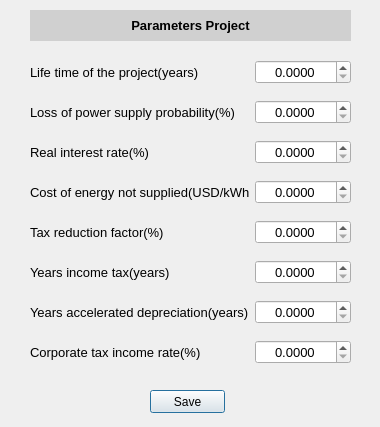
<?xml version="1.0" encoding="UTF-8"?>
<ui version="4.0">
 <class>Dialog</class>
 <widget class="QDialog" name="Dialog">
  <property name="geometry">
   <rect>
    <x>0</x>
    <y>0</y>
    <width>380</width>
    <height>427</height>
   </rect>
  </property>
  <property name="windowTitle">
   <string>Dialog</string>
  </property>
  <widget class="QWidget" name="gridLayoutWidget">
   <property name="geometry">
    <rect>
     <x>30</x>
     <y>50</y>
     <width>321</width>
     <height>331</height>
    </rect>
   </property>
   <layout class="QGridLayout" name="gridLayout">
    <item row="5" column="0">
     <widget class="QLabel" name="label_5">
      <property name="font">
       <font>
        <pointsize>10</pointsize>
       </font>
      </property>
      <property name="text">
       <string>Tax reduction factor(%)</string>
      </property>
     </widget>
    </item>
    <item row="4" column="0">
     <widget class="QLabel" name="label_4">
      <property name="font">
       <font>
        <pointsize>10</pointsize>
       </font>
      </property>
      <property name="text">
       <string>Cost of energy not supplied(USD/kWh)</string>
      </property>
     </widget>
    </item>
    <item row="2" column="0">
     <widget class="QLabel" name="label_2">
      <property name="font">
       <font>
        <pointsize>10</pointsize>
       </font>
      </property>
      <property name="text">
       <string>Loss of power supply probability(%)</string>
      </property>
     </widget>
    </item>
    <item row="3" column="0">
     <widget class="QLabel" name="label_3">
      <property name="font">
       <font>
        <pointsize>10</pointsize>
       </font>
      </property>
      <property name="text">
       <string>Real interest rate(%)</string>
      </property>
     </widget>
    </item>
    <item row="6" column="0">
     <widget class="QLabel" name="label_6">
      <property name="font">
       <font>
        <pointsize>10</pointsize>
       </font>
      </property>
      <property name="text">
       <string>Years income tax(years)</string>
      </property>
     </widget>
    </item>
    <item row="7" column="0">
     <widget class="QLabel" name="label_7">
      <property name="font">
       <font>
        <pointsize>10</pointsize>
       </font>
      </property>
      <property name="text">
       <string>Years accelerated depreciation(years)</string>
      </property>
     </widget>
    </item>
    <item row="8" column="0">
     <widget class="QLabel" name="label_8">
      <property name="font">
       <font>
        <pointsize>10</pointsize>
       </font>
      </property>
      <property name="text">
       <string>Corporate tax income rate(%)</string>
      </property>
     </widget>
    </item>
    <item row="1" column="0">
     <widget class="QLabel" name="label">
      <property name="font">
       <font>
        <pointsize>10</pointsize>
       </font>
      </property>
      <property name="text">
       <string>Life time of the project(years)</string>
      </property>
     </widget>
    </item>
    <item row="1" column="1">
     <widget class="QDoubleSpinBox" name="doubleSpinBox_2">
      <property name="font">
       <font>
        <pointsize>10</pointsize>
       </font>
      </property>
      <property name="layoutDirection">
       <enum>Qt::LeftToRight</enum>
      </property>
      <property name="alignment">
       <set>Qt::AlignCenter</set>
      </property>
      <property name="decimals">
       <number>4</number>
      </property>
      <property name="maximum">
       <double>10000.000000000000000</double>
      </property>
     </widget>
    </item>
    <item row="2" column="1">
     <widget class="QDoubleSpinBox" name="doubleSpinBox_4">
      <property name="font">
       <font>
        <pointsize>10</pointsize>
       </font>
      </property>
      <property name="layoutDirection">
       <enum>Qt::LeftToRight</enum>
      </property>
      <property name="alignment">
       <set>Qt::AlignCenter</set>
      </property>
      <property name="decimals">
       <number>4</number>
      </property>
      <property name="maximum">
       <double>10000.000000000000000</double>
      </property>
     </widget>
    </item>
    <item row="3" column="1">
     <widget class="QDoubleSpinBox" name="doubleSpinBox">
      <property name="font">
       <font>
        <pointsize>10</pointsize>
       </font>
      </property>
      <property name="layoutDirection">
       <enum>Qt::LeftToRight</enum>
      </property>
      <property name="alignment">
       <set>Qt::AlignCenter</set>
      </property>
      <property name="decimals">
       <number>4</number>
      </property>
      <property name="maximum">
       <double>10000.000000000000000</double>
      </property>
     </widget>
    </item>
    <item row="4" column="1">
     <widget class="QDoubleSpinBox" name="doubleSpinBox_3">
      <property name="font">
       <font>
        <pointsize>10</pointsize>
       </font>
      </property>
      <property name="layoutDirection">
       <enum>Qt::LeftToRight</enum>
      </property>
      <property name="alignment">
       <set>Qt::AlignCenter</set>
      </property>
      <property name="decimals">
       <number>4</number>
      </property>
      <property name="maximum">
       <double>10000.000000000000000</double>
      </property>
     </widget>
    </item>
    <item row="5" column="1">
     <widget class="QDoubleSpinBox" name="doubleSpinBox_5">
      <property name="font">
       <font>
        <pointsize>10</pointsize>
       </font>
      </property>
      <property name="layoutDirection">
       <enum>Qt::LeftToRight</enum>
      </property>
      <property name="alignment">
       <set>Qt::AlignCenter</set>
      </property>
      <property name="decimals">
       <number>4</number>
      </property>
      <property name="maximum">
       <double>10000.000000000000000</double>
      </property>
     </widget>
    </item>
    <item row="6" column="1">
     <widget class="QDoubleSpinBox" name="doubleSpinBox_6">
      <property name="font">
       <font>
        <pointsize>10</pointsize>
       </font>
      </property>
      <property name="layoutDirection">
       <enum>Qt::LeftToRight</enum>
      </property>
      <property name="alignment">
       <set>Qt::AlignCenter</set>
      </property>
      <property name="decimals">
       <number>4</number>
      </property>
      <property name="maximum">
       <double>10000.000000000000000</double>
      </property>
     </widget>
    </item>
    <item row="7" column="1">
     <widget class="QDoubleSpinBox" name="doubleSpinBox_7">
      <property name="font">
       <font>
        <pointsize>10</pointsize>
       </font>
      </property>
      <property name="layoutDirection">
       <enum>Qt::LeftToRight</enum>
      </property>
      <property name="alignment">
       <set>Qt::AlignCenter</set>
      </property>
      <property name="decimals">
       <number>4</number>
      </property>
      <property name="maximum">
       <double>10000.000000000000000</double>
      </property>
     </widget>
    </item>
    <item row="8" column="1">
     <widget class="QDoubleSpinBox" name="doubleSpinBox_8">
      <property name="font">
       <font>
        <pointsize>10</pointsize>
       </font>
      </property>
      <property name="layoutDirection">
       <enum>Qt::LeftToRight</enum>
      </property>
      <property name="alignment">
       <set>Qt::AlignCenter</set>
      </property>
      <property name="decimals">
       <number>4</number>
      </property>
      <property name="maximum">
       <double>10000.000000000000000</double>
      </property>
     </widget>
    </item>
   </layout>
  </widget>
  <widget class="QLabel" name="label_16">
   <property name="geometry">
    <rect>
     <x>30</x>
     <y>10</y>
     <width>321</width>
     <height>31</height>
    </rect>
   </property>
   <property name="styleSheet">
    <string notr="true">background-color: rgb(208, 208, 208);</string>
   </property>
   <property name="text">
    <string>&lt;html&gt;&lt;head/&gt;&lt;body&gt;&lt;p align=&quot;center&quot;&gt;&lt;span style=&quot; font-size:10pt; font-weight:600;&quot;&gt;Parameters Project&lt;/span&gt;&lt;/p&gt;&lt;/body&gt;&lt;/html&gt;</string>
   </property>
  </widget>
  <widget class="QPushButton" name="pushButton">
   <property name="geometry">
    <rect>
     <x>150</x>
     <y>390</y>
     <width>75</width>
     <height>23</height>
    </rect>
   </property>
   <property name="text">
    <string>Save</string>
   </property>
  </widget>
 </widget>
 <resources/>
 <connections/>
</ui>
